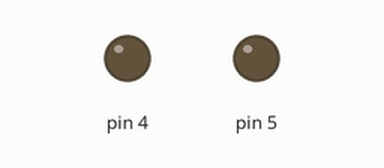
The sketch below on a simulated Arduino Uno, built with avr-gcc and run on an emulated ATmega328P. On the bench: output pins drawn as LEDs (lit = HIGH).

Above: at 0.05 s.
At 3.2 s:
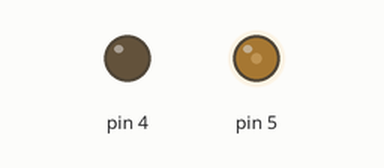
At 6.35 s:
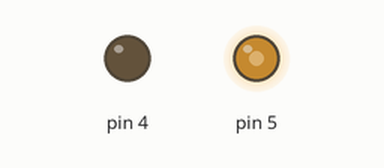
At 12.7 s:
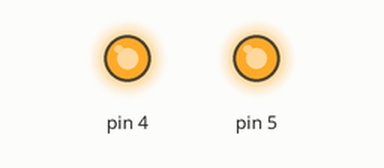
Timing chart, 0 to 16.6 s (numbered marks = the images above):
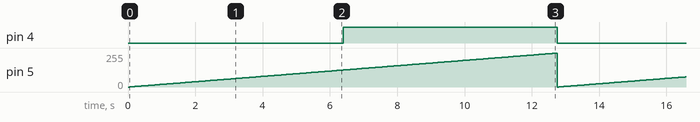

The sketch:

tr2222a_motor01.ino
```cpp
void setup() {
  // put your setup code here, to run once:

}

void loop() {
  // put your main code here, to run repeatedly:
  for(int i =0;i<255;i++){
    analogWrite(4, i);
    analogWrite(5, i);
    delay(50);
  }
}
```

Measured:
- by itself, pin 4: alternates HIGH for 6.4 s and LOW for 6.4 s
- by itself, pin 5: ramps from 0/255 to 254/255 and jumps back, once every 12.8 s
